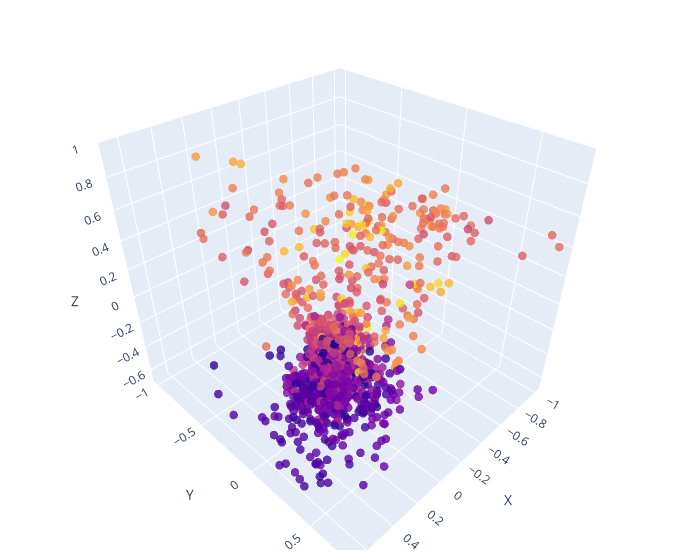

Notebook source saved alongside this figure:
### Code cell
# Sample 3D data
x, y, z = actions[:, 0], actions[:, 1], actions[:, 2] # ee_pose[:, 0], ee_pose[:, 1], ee_pose[:, 2]

# Create a 3D scatter plot
fig = go.Figure(data=[go.Scatter3d(x=x, y=y, z=z, mode='markers',
                                   marker=dict(size=5,
                                               color=colors, # actions[:,-1], # z,  # set color to an array/list of desired values
                                               #colorscale='inferno',  # choose a colorscale
                                               opacity=0.8))])

# Make the plot interactive by allowing user to rotate, zoom, etc.
fig.update_layout(scene=dict(
                    xaxis_title='X',
                    yaxis_title='Y',
                    zaxis_title='Z'),
                  width=700,
                  margin=dict(r=20, b=10, l=10, t=10))

fig.show()

### Figure 1 — Plotly figure (JSON) as saved in the notebook; plotly's stock layout.template omitted (floating-point values rounded to 4 significant figures; data arrays with more than 128 entries replaced by an {"elided": "..."} marker saying what was removed)
{"data": [{"marker": {"color": {"elided": "1419 int values"}, "opacity": 0.8, "size": 5}, "mode": "markers", "type": "scatter3d", "x": {"elided": "1419 float values"}, "y": {"elided": "1419 float values"}, "z": {"elided": "1419 float values"}}], "layout": {"margin": {"b": 10, "l": 10, "r": 20, "t": 10}, "scene": {"xaxis": {"title": {"text": "X"}}, "yaxis": {"title": {"text": "Y"}}, "zaxis": {"title": {"text": "Z"}}}, "width": 700}}
